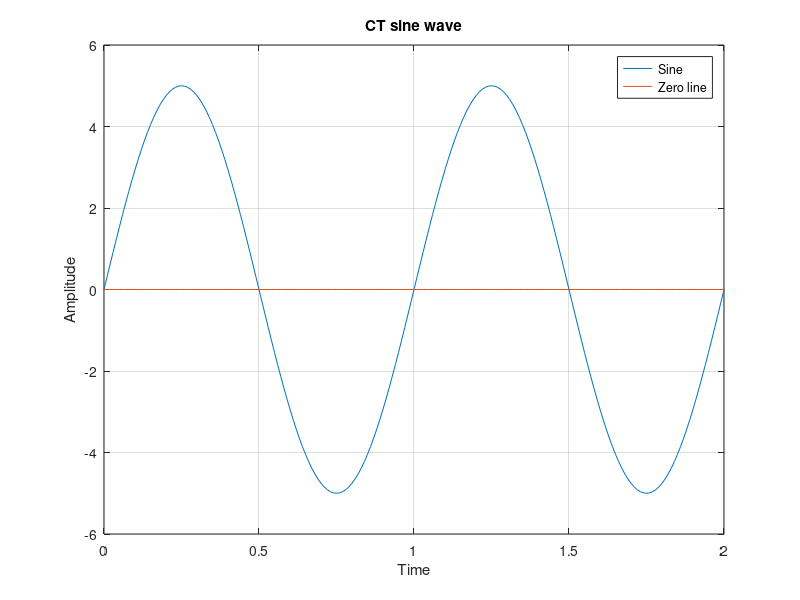

This figure's MATLAB source:
t = 0:0.01:2;
a = 5;
f = 1;

y1 = a * sin(2 * pi * f * t);
x = t;
plot(x, y1);
hold on;
plot(t, zeros(size(t)))

title("CT sine wave")
xlabel("Time");
ylabel("Amplitude");
legend("Sine", "Zero line");
grid on;
